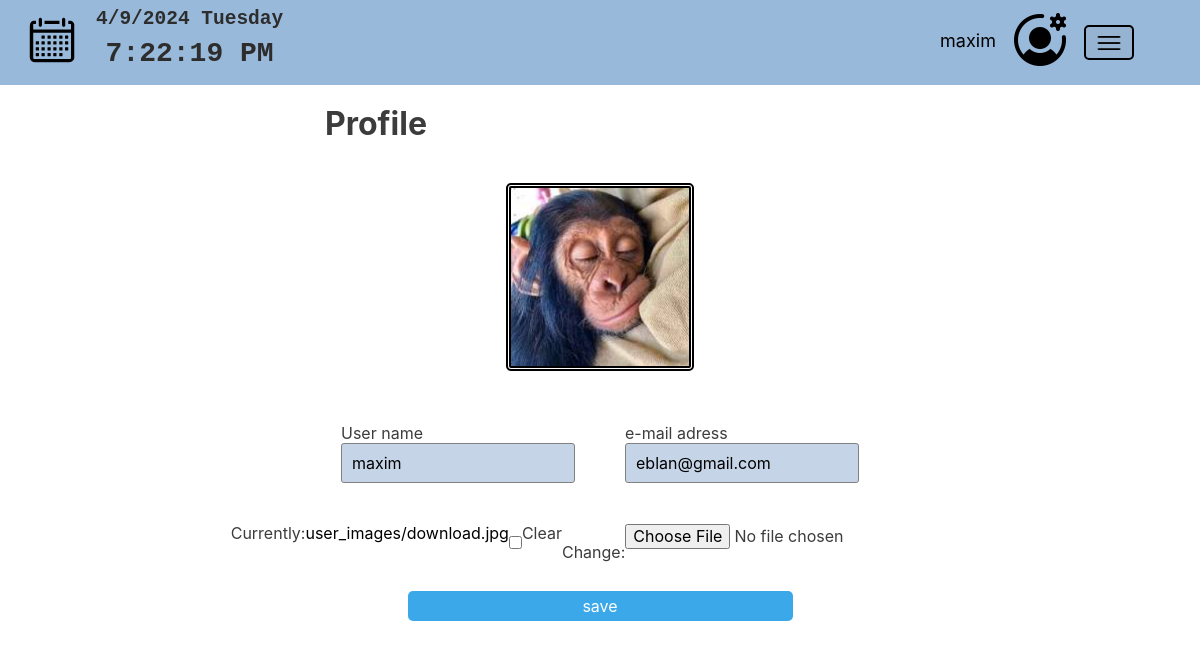
/users/profile/ (signed in), run on the app's committed database.
### users/models.py (models this page shows)
class User(AbstractUser):
     image = models.ImageField(upload_to='user_images', null=True, blank=True)
     notes_quanity = models.IntegerField(default=0)

### users/views.py (the view)
# urls.py: path('profile/', users.views.profile, name='profile'),
def profile(request):
    if request.method == 'POST':
        form = UserProfileForm(instance=request.user, data=request.POST, files=request.FILES)
        if form.is_valid():
            form.save()
            return HttpResponseRedirect(reverse('notes:workspace'))
        else:
            print(form.errors)
    else:
        form = UserProfileForm(instance=request.user)
    context = {'form': form}
    return render(request, 'users/profile.html', context)

### users/forms.py
class UserProfileForm(UserChangeForm):
    username = forms.CharField(widget=forms.TextInput(
        attrs={
            'class': 'text-input',
            'maxlength': "16",
        }))
    email = forms.CharField(widget=forms.TextInput(attrs={
        'class': 'text-input',
        'maxlength': "56",
        'readonly': True,
    }))
    image = forms.ImageField(required=False)
    class Meta:
        model = User
        fields = ('username', 'email', 'image')

### users/templates/users/profile.html (shortened to what this page needs)
{% extends 'notes/base.html' %}
{% load static %}
{% block css %}
    <link rel="stylesheet" href="/static/front/css/profile.css">
    <link rel="stylesheet" href="/static/front/css/normalize.css">
{% endblock %}
{% block content %}
    <main>
    <h1>Profile</h1>
    <div class="pfp-div">
        <img class="pfp" src="{% if user.image %}
                            {{ user.image.url }}
                        {% else %}
                            {% static 'front/img/defaul-pfp.png' %}
                        {% endif %}">
    </div>
    <form action="{% url 'users:profile' %}" method="post" enctype="multipart/form-data">
        <div class="info">
            <div class="form-group">
                <label for="{{ form.username.id_for_label }}">User name</label>
                {{ form.username }}
            </div>
            <div class="form-group">
                <label for="{{ form.username.id_for_label }}">e-mail adress</label>
                {{ form.email }}
            </div>
        </div>
        <div class="pic-input-div">
            {{ form.image }}
        </div>
        <div class="form-footer">
            <input class="save" type="submit" value="save">
        </div>
    </form>
    </main>
{% endblock %}

### notes/templates/notes/base.html (shortened to what this page needs)
{% load static %}
<!DOCTYPE html>
<html lang="rus">
<head>
</head>
<body>
    <nav class="navbar">
    <div class="conteiner">
        <a href="{% url 'notes:workspace' %}"><img class="calendar-icon" src="/static/front/img/calendar-icon.png"></a>
        <div class="timer">
            <H2 class="timer-date" id="timer-date">01.01.2024 Monday</H2>
            <H1 class="timer-time" id="timer-time">12:00:00</H1>
        </div>
        <div class="navbar-user">
            <ul class="navbar-nav">
                <li class="navbar-item1">
                    <a class="user-a" href="{% if user.is_authenticated %}{% url 'users:profile' %}{% else %}{% url 'users:login' %}{% endif %}">
                        {% if user.is_authenticated %}
                            {{ user.username }}
                        {% else %}
                            welcome, guest!
                        {% endif %}
                    </a>
                </li>
                <li class="navbar-item2">
                    <a href="{% if user.is_authenticated %}{% url 'users:profile' %}{% else %}{% url 'users:login' %}{% endif %}"><img class="user-icon" src="/static/front/img/user-icon.png"></a>
                </li>
                {% if user.is_authenticated %}
                <li class="navbar-item3">
                    <button class="nav-menu-btn" id="nav-menu-btn"></button>
                </li>
                {% endif %}
            </ul>
        </div>
    </div>
</nav>
{% block content %} {% endblock %}
    {% block css %} {% endblock %}
</body>
</html>

### static/front/css/profile.css (style rules this page uses)
body { font-family: -apple-system, BlinkMacSystemFont, "Segoe UI", Roboto, "Helvetica Neue", Arial, "Noto Sans", sans-serif, "Apple Color Emoji", "Segoe UI Emoji", "Segoe UI Symbol", "Noto Color Emoji"; color: #3C3C3C; }
.navbar { background-color: rgba(128, 168, 209, 0.8); width: auto; padding: 8px 20px; }
.conteiner { text-align: center; width: auto; white-space: nowrap; display: flex; }
.timer { margin-left: 12px; font-family: Monospace; color: #2d2d2d; width: auto; height: 100%; padding: 0px; }
.timer-date { margin: 0; }
.timer-time { margin-bottom: 0; margin-top: 8px; font-size: 28px; }
.navbar-user { top: 100px; display: inline-block; width: 95%; }
.navbar-nav { width: 100%; margin: auto; list-style-type: none; text-align: center; list-style: none; display: flex; justify-content: flex-end; gap: 12px; }
.navbar-item1 { text-align: center; font-size: 18px; }
.navbar-item2 { text-align: center; font-size: 18px; }
.navbar-item3 { display: flex; align-items: center; margin-right: 2.45%; }
.nav-menu-btn { width: 50px; height: 35px; background-color: rgba(150, 179, 209, 0.8) ; border: solid 2px black; border-radius: 5px; margin-right: 20px; margin: auto; background-image: url('menu-icon.png'); background-repeat: no-repeat; background-position: center center; Background-size: 60%; }
.user-a { line-height: 65px; margin-top: 5px; }
a { color: black; text-decoration: none; }
main { height: 550px; min-width: 550px; width: 40%; margin: auto; }
.pfp-div { margin-top: 40px; text-align:center; }
.info { display: flex; width: auto; height: 120px; gap: 50px; justify-content: center; }
.form-group { height: 100px; margin-top: 50px; display: flex; flex-direction: column; word-break: break-word; margin-bottom: 30px; }
.text-input { border: solid 1px gray; background-color: rgba(91, 136, 187, 0.35); border-radius: 3px; height: 36px; width: 220px; padding-left: 10px; }
.pic-input-div { width: auto; display: flex; justify-content: center; margin-top: 30px; }
.form-footer { margin-top: 30px; margin-bottom: 20px; display: flex; justify-content: center; }
.save { text-align: center; color: white; width: 70%; height: 30px; background-color: rgb(59, 169, 233); border:none; border-radius: 5px; }
.pfp { border: thick double black; border-radius: 5px; height: 178px; width: 178px; }
.calendar-icon { min-width: 64px; vertical-align: -25px; width: 64px; height: 64px; }
.user-icon { min-width: 64px; height: 64px; }
@media (max-width: 1238px) { .navbar-item3 { margin-right: 9.6%; } }

### data on the page
User: username "maxim", image (picture), email "eblan@gmail.com"
